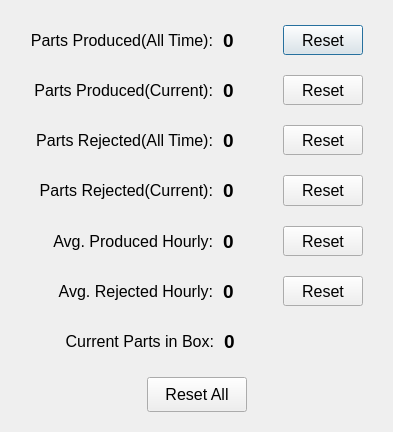
<?xml version="1.0" encoding="UTF-8"?>
<ui version="4.0">
 <class>ProductTrackingDialog</class>
 <widget class="QDialog" name="ProductTrackingDialog">
  <property name="geometry">
   <rect>
    <x>0</x>
    <y>0</y>
    <width>389</width>
    <height>432</height>
   </rect>
  </property>
  <property name="font">
   <font>
    <pointsize>12</pointsize>
   </font>
  </property>
  <property name="windowTitle">
   <string>Product Tracking</string>
  </property>
  <layout class="QVBoxLayout" name="verticalLayout">
   <property name="spacing">
    <number>10</number>
   </property>
   <property name="leftMargin">
    <number>20</number>
   </property>
   <property name="topMargin">
    <number>20</number>
   </property>
   <property name="rightMargin">
    <number>20</number>
   </property>
   <property name="bottomMargin">
    <number>20</number>
   </property>
   <item>
    <layout class="QHBoxLayout" name="horizontalLayout">
     <property name="spacing">
      <number>10</number>
     </property>
     <property name="leftMargin">
      <number>10</number>
     </property>
     <property name="topMargin">
      <number>5</number>
     </property>
     <property name="rightMargin">
      <number>10</number>
     </property>
     <property name="bottomMargin">
      <number>5</number>
     </property>
     <item>
      <widget class="QLabel" name="lb_total">
       <property name="sizePolicy">
        <sizepolicy hsizetype="Expanding" vsizetype="Preferred">
         <horstretch>0</horstretch>
         <verstretch>0</verstretch>
        </sizepolicy>
       </property>
       <property name="text">
        <string>Parts Produced(All Time):</string>
       </property>
       <property name="alignment">
        <set>Qt::AlignRight|Qt::AlignTrailing|Qt::AlignVCenter</set>
       </property>
      </widget>
     </item>
     <item>
      <widget class="QLabel" name="total">
       <property name="minimumSize">
        <size>
         <width>50</width>
         <height>0</height>
        </size>
       </property>
       <property name="font">
        <font>
         <pointsize>14</pointsize>
         <weight>75</weight>
         <bold>true</bold>
        </font>
       </property>
       <property name="text">
        <string>0</string>
       </property>
      </widget>
     </item>
     <item>
      <widget class="QPushButton" name="btn_reset_total">
       <property name="sizePolicy">
        <sizepolicy hsizetype="Minimum" vsizetype="Preferred">
         <horstretch>0</horstretch>
         <verstretch>0</verstretch>
        </sizepolicy>
       </property>
       <property name="minimumSize">
        <size>
         <width>0</width>
         <height>30</height>
        </size>
       </property>
       <property name="text">
        <string>Reset</string>
       </property>
      </widget>
     </item>
    </layout>
   </item>
   <item>
    <layout class="QHBoxLayout" name="horizontalLayout_2">
     <property name="spacing">
      <number>10</number>
     </property>
     <property name="leftMargin">
      <number>10</number>
     </property>
     <property name="topMargin">
      <number>5</number>
     </property>
     <property name="rightMargin">
      <number>10</number>
     </property>
     <property name="bottomMargin">
      <number>5</number>
     </property>
     <item>
      <widget class="QLabel" name="lb_total_current">
       <property name="sizePolicy">
        <sizepolicy hsizetype="Expanding" vsizetype="Preferred">
         <horstretch>0</horstretch>
         <verstretch>0</verstretch>
        </sizepolicy>
       </property>
       <property name="text">
        <string>Parts Produced(Current):</string>
       </property>
       <property name="alignment">
        <set>Qt::AlignRight|Qt::AlignTrailing|Qt::AlignVCenter</set>
       </property>
      </widget>
     </item>
     <item>
      <widget class="QLabel" name="total_current">
       <property name="minimumSize">
        <size>
         <width>50</width>
         <height>0</height>
        </size>
       </property>
       <property name="font">
        <font>
         <pointsize>14</pointsize>
         <weight>75</weight>
         <bold>true</bold>
        </font>
       </property>
       <property name="text">
        <string>0</string>
       </property>
      </widget>
     </item>
     <item>
      <widget class="QPushButton" name="btn_reset_total_current">
       <property name="sizePolicy">
        <sizepolicy hsizetype="Minimum" vsizetype="Preferred">
         <horstretch>0</horstretch>
         <verstretch>0</verstretch>
        </sizepolicy>
       </property>
       <property name="minimumSize">
        <size>
         <width>0</width>
         <height>30</height>
        </size>
       </property>
       <property name="text">
        <string>Reset</string>
       </property>
      </widget>
     </item>
    </layout>
   </item>
   <item>
    <layout class="QHBoxLayout" name="horizontalLayout_3">
     <property name="spacing">
      <number>10</number>
     </property>
     <property name="leftMargin">
      <number>10</number>
     </property>
     <property name="topMargin">
      <number>5</number>
     </property>
     <property name="rightMargin">
      <number>10</number>
     </property>
     <property name="bottomMargin">
      <number>5</number>
     </property>
     <item>
      <widget class="QLabel" name="lb_rejected">
       <property name="sizePolicy">
        <sizepolicy hsizetype="Expanding" vsizetype="Preferred">
         <horstretch>0</horstretch>
         <verstretch>0</verstretch>
        </sizepolicy>
       </property>
       <property name="text">
        <string>Parts Rejected(All Time):</string>
       </property>
       <property name="alignment">
        <set>Qt::AlignRight|Qt::AlignTrailing|Qt::AlignVCenter</set>
       </property>
      </widget>
     </item>
     <item>
      <widget class="QLabel" name="rejected">
       <property name="minimumSize">
        <size>
         <width>50</width>
         <height>0</height>
        </size>
       </property>
       <property name="font">
        <font>
         <pointsize>14</pointsize>
         <weight>75</weight>
         <bold>true</bold>
        </font>
       </property>
       <property name="text">
        <string>0</string>
       </property>
      </widget>
     </item>
     <item>
      <widget class="QPushButton" name="btn_reset_rejected">
       <property name="sizePolicy">
        <sizepolicy hsizetype="Minimum" vsizetype="Preferred">
         <horstretch>0</horstretch>
         <verstretch>0</verstretch>
        </sizepolicy>
       </property>
       <property name="minimumSize">
        <size>
         <width>0</width>
         <height>30</height>
        </size>
       </property>
       <property name="text">
        <string>Reset</string>
       </property>
      </widget>
     </item>
    </layout>
   </item>
   <item>
    <layout class="QHBoxLayout" name="horizontalLayout_4">
     <property name="spacing">
      <number>10</number>
     </property>
     <property name="leftMargin">
      <number>10</number>
     </property>
     <property name="topMargin">
      <number>5</number>
     </property>
     <property name="rightMargin">
      <number>10</number>
     </property>
     <property name="bottomMargin">
      <number>5</number>
     </property>
     <item>
      <widget class="QLabel" name="lb_rejected_current">
       <property name="sizePolicy">
        <sizepolicy hsizetype="Expanding" vsizetype="Preferred">
         <horstretch>0</horstretch>
         <verstretch>0</verstretch>
        </sizepolicy>
       </property>
       <property name="text">
        <string>Parts Rejected(Current):</string>
       </property>
       <property name="alignment">
        <set>Qt::AlignRight|Qt::AlignTrailing|Qt::AlignVCenter</set>
       </property>
      </widget>
     </item>
     <item>
      <widget class="QLabel" name="rejected_current">
       <property name="minimumSize">
        <size>
         <width>50</width>
         <height>0</height>
        </size>
       </property>
       <property name="font">
        <font>
         <pointsize>14</pointsize>
         <weight>75</weight>
         <bold>true</bold>
        </font>
       </property>
       <property name="text">
        <string>0</string>
       </property>
      </widget>
     </item>
     <item>
      <widget class="QPushButton" name="btn_reset_rejected_current">
       <property name="sizePolicy">
        <sizepolicy hsizetype="Minimum" vsizetype="Preferred">
         <horstretch>0</horstretch>
         <verstretch>0</verstretch>
        </sizepolicy>
       </property>
       <property name="minimumSize">
        <size>
         <width>0</width>
         <height>30</height>
        </size>
       </property>
       <property name="text">
        <string>Reset</string>
       </property>
      </widget>
     </item>
    </layout>
   </item>
   <item>
    <layout class="QHBoxLayout" name="horizontalLayout_5">
     <property name="spacing">
      <number>10</number>
     </property>
     <property name="leftMargin">
      <number>10</number>
     </property>
     <property name="topMargin">
      <number>5</number>
     </property>
     <property name="rightMargin">
      <number>10</number>
     </property>
     <property name="bottomMargin">
      <number>5</number>
     </property>
     <item>
      <widget class="QLabel" name="lb_avg_built_hourly">
       <property name="sizePolicy">
        <sizepolicy hsizetype="Expanding" vsizetype="Preferred">
         <horstretch>0</horstretch>
         <verstretch>0</verstretch>
        </sizepolicy>
       </property>
       <property name="text">
        <string>Avg. Produced Hourly:</string>
       </property>
       <property name="alignment">
        <set>Qt::AlignRight|Qt::AlignTrailing|Qt::AlignVCenter</set>
       </property>
      </widget>
     </item>
     <item>
      <widget class="QLabel" name="avg_built_hourly">
       <property name="minimumSize">
        <size>
         <width>50</width>
         <height>0</height>
        </size>
       </property>
       <property name="font">
        <font>
         <pointsize>14</pointsize>
         <weight>75</weight>
         <bold>true</bold>
        </font>
       </property>
       <property name="text">
        <string>0</string>
       </property>
      </widget>
     </item>
     <item>
      <widget class="QPushButton" name="btn_reset_avg_built_hourly">
       <property name="sizePolicy">
        <sizepolicy hsizetype="Minimum" vsizetype="Preferred">
         <horstretch>0</horstretch>
         <verstretch>0</verstretch>
        </sizepolicy>
       </property>
       <property name="minimumSize">
        <size>
         <width>0</width>
         <height>30</height>
        </size>
       </property>
       <property name="text">
        <string>Reset</string>
       </property>
      </widget>
     </item>
    </layout>
   </item>
   <item>
    <layout class="QHBoxLayout" name="horizontalLayout_6">
     <property name="spacing">
      <number>10</number>
     </property>
     <property name="leftMargin">
      <number>10</number>
     </property>
     <property name="topMargin">
      <number>5</number>
     </property>
     <property name="rightMargin">
      <number>10</number>
     </property>
     <property name="bottomMargin">
      <number>5</number>
     </property>
     <item>
      <widget class="QLabel" name="lb_avg_rejected_hourly">
       <property name="sizePolicy">
        <sizepolicy hsizetype="Expanding" vsizetype="Preferred">
         <horstretch>0</horstretch>
         <verstretch>0</verstretch>
        </sizepolicy>
       </property>
       <property name="text">
        <string>Avg. Rejected Hourly:</string>
       </property>
       <property name="alignment">
        <set>Qt::AlignRight|Qt::AlignTrailing|Qt::AlignVCenter</set>
       </property>
      </widget>
     </item>
     <item>
      <widget class="QLabel" name="avg_rejected_hourly">
       <property name="minimumSize">
        <size>
         <width>50</width>
         <height>0</height>
        </size>
       </property>
       <property name="font">
        <font>
         <pointsize>14</pointsize>
         <weight>75</weight>
         <bold>true</bold>
        </font>
       </property>
       <property name="text">
        <string>0</string>
       </property>
      </widget>
     </item>
     <item>
      <widget class="QPushButton" name="btn_reset_avg_rejected_hourly">
       <property name="sizePolicy">
        <sizepolicy hsizetype="Minimum" vsizetype="Preferred">
         <horstretch>0</horstretch>
         <verstretch>0</verstretch>
        </sizepolicy>
       </property>
       <property name="minimumSize">
        <size>
         <width>0</width>
         <height>30</height>
        </size>
       </property>
       <property name="text">
        <string>Reset</string>
       </property>
      </widget>
     </item>
    </layout>
   </item>
   <item>
    <widget class="QWidget" name="widget" native="true">
     <property name="minimumSize">
      <size>
       <width>0</width>
       <height>0</height>
      </size>
     </property>
     <layout class="QHBoxLayout" name="horizontalLayout_8">
      <property name="spacing">
       <number>10</number>
      </property>
      <item>
       <widget class="QLabel" name="label">
        <property name="minimumSize">
         <size>
          <width>185</width>
          <height>0</height>
         </size>
        </property>
        <property name="maximumSize">
         <size>
          <width>185</width>
          <height>16777215</height>
         </size>
        </property>
        <property name="text">
         <string>Current Parts in Box:</string>
        </property>
        <property name="alignment">
         <set>Qt::AlignRight|Qt::AlignTrailing|Qt::AlignVCenter</set>
        </property>
       </widget>
      </item>
      <item>
       <widget class="QLabel" name="parts_count">
        <property name="sizePolicy">
         <sizepolicy hsizetype="Expanding" vsizetype="Preferred">
          <horstretch>0</horstretch>
          <verstretch>0</verstretch>
         </sizepolicy>
        </property>
        <property name="font">
         <font>
          <pointsize>14</pointsize>
          <weight>75</weight>
          <bold>true</bold>
         </font>
        </property>
        <property name="text">
         <string>0</string>
        </property>
       </widget>
      </item>
     </layout>
    </widget>
   </item>
   <item>
    <layout class="QHBoxLayout" name="horizontalLayout_7">
     <property name="topMargin">
      <number>5</number>
     </property>
     <item>
      <spacer name="horizontalSpacer">
       <property name="orientation">
        <enum>Qt::Horizontal</enum>
       </property>
       <property name="sizeHint" stdset="0">
        <size>
         <width>40</width>
         <height>20</height>
        </size>
       </property>
      </spacer>
     </item>
     <item>
      <widget class="QPushButton" name="btn_reset_all">
       <property name="minimumSize">
        <size>
         <width>100</width>
         <height>35</height>
        </size>
       </property>
       <property name="text">
        <string>Reset All</string>
       </property>
      </widget>
     </item>
     <item>
      <spacer name="horizontalSpacer_2">
       <property name="orientation">
        <enum>Qt::Horizontal</enum>
       </property>
       <property name="sizeHint" stdset="0">
        <size>
         <width>40</width>
         <height>20</height>
        </size>
       </property>
      </spacer>
     </item>
    </layout>
   </item>
  </layout>
 </widget>
 <resources/>
 <connections/>
</ui>
